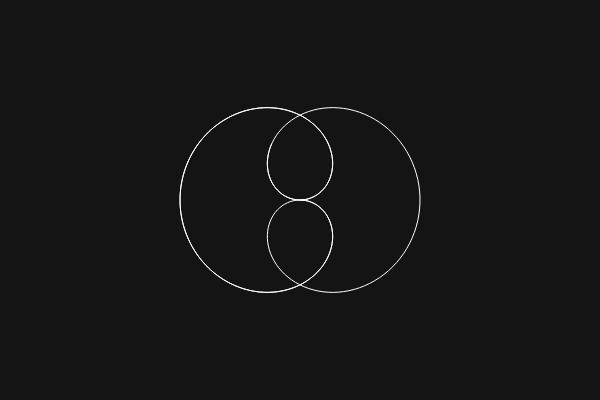
Frame 1 (no input)
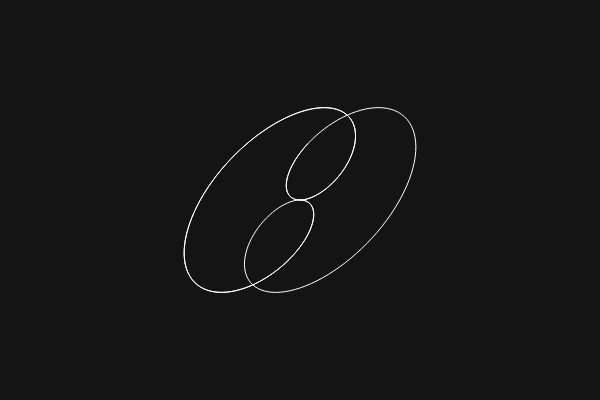
Frame 60 (no input)
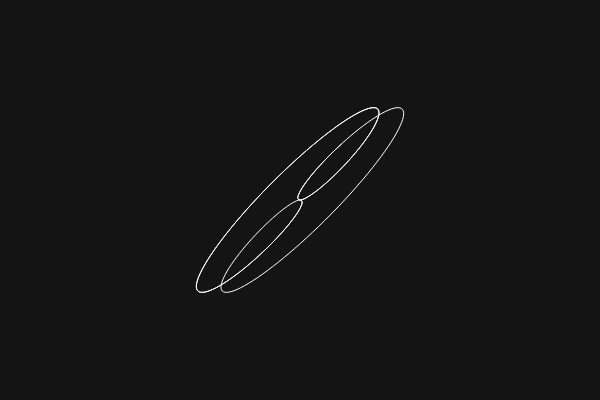
Frame 120 (the mouse pressed at the canvas centre since frame 60)

The p5.js sketch that drew these frames (run headless with seeded random() and noise() and a simulated clock; from frame 60 on, the mouse is pressed at the canvas centre):

// p5.js sketch
// ── sketch.js
let t = 0;

function setup() {
  createCanvas(600, 400);
  stroke(255);
  noFill();
}

function draw() {
  background(20);
  translate(width/2, height/2);

  strokeWeight(1);

  beginShape();
  for (let i = 0; i < 400; i++) {

    let a = i * 0.05;
    let r = 120 * sin(a * 0.5);

    let x = r * cos(a + t);
    let y = r * sin(a);

    vertex(x, y);
  }
  endShape();

  t += 0.01;
}
// ── styles.css
body {
    display: flex;
    flex-direction: column;
    align-items: center;
    font-family: Arial, sans-serif;
    background-color: #f0f0f0;
    margin: 0;
    padding: 20px;
  }
  
  h1 {
    color: #333;
    margin-bottom: 20px;
  }
  
  button {
    padding: 10px 20px;
    font-size: 16px;
    cursor: pointer;
  }
